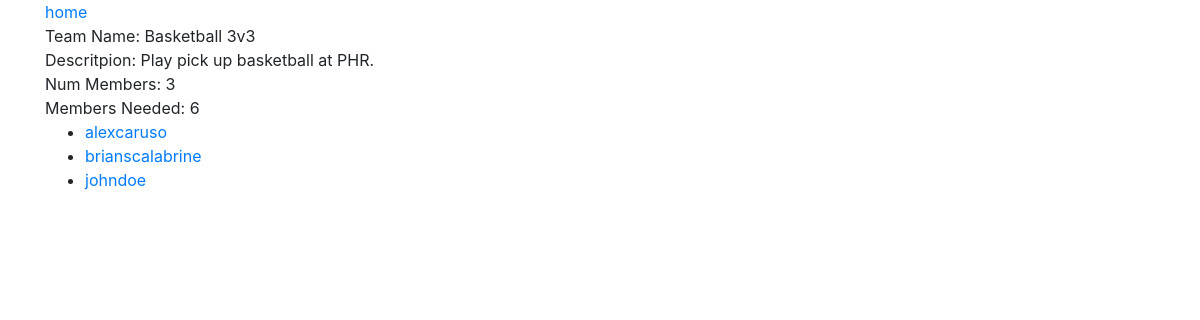
The page /app/teams/35 on the database its author committed.
### teamApp/models.py (models this page shows, shortened)
class Team(models.Model):
    project_name = models.CharField(max_length=64, default="Untitled")
    num_members = models.IntegerField(default=0)
    members_needed = models.IntegerField(default=0)
    project_description = models.TextField(max_length=1000)
    members = models.ManyToManyField(User)

### teamApp/views.py (the view, shortened to what this page needs)
# urls.py: path('teams/<int:team_id>', views.TeamView.as_view(), name='team profile'),
class TeamView(View):
    def get(self, request, team_id):
        team = get_object_or_404(Team, pk=team_id)
        members = User.objects.filter(team=team)
        tags = team.teamtag_set.all()
        context = {
            'team':team,
            'members': members,
            'tags':tags
        }
        if request.user in members:
            context["isMember"] = True
        else:
            context["isMember"] = False
        return render(request, 'teamApp/team.html', context)

### teamApp/templates/teamApp/team.html (shortened to what this page needs)
<!DOCTYPE html>
<html>
  <head>
    <link rel="stylesheet" href="https://maxcdn.bootstrapcdn.com/bootstrap/4.4.1/css/bootstrap.min.css" />
  </head>
  <body class=container>
    <a href="{% url 'index' %}"> home </a>
    <div>
      Team Name: {{team.project_name}}
    </div>
    <div>
      Descritpion: {{team.project_description}}
    </div>
    <div>
      Num Members: {{team.num_members}}
    </div>
    <div>
      Members Needed: {{team.members_needed}}
    </div>
    <ul>
      {% for member in members %}
      <li><a href="{% url  'profile' member.username %}">{{member.username}}</a></li>
      {% endfor %}
    </ul>
  </body>
</html>

### rows shown on the page
Team: project_name "Basketball 3v3", project_description "Play pick up basketball at PHR.", num_members "3", members_needed "6"

### other values the page prints
{{ member.username }} "alexcaruso"
{{ member.username }} "brianscalabrine"
{{ member.username }} "johndoe"
